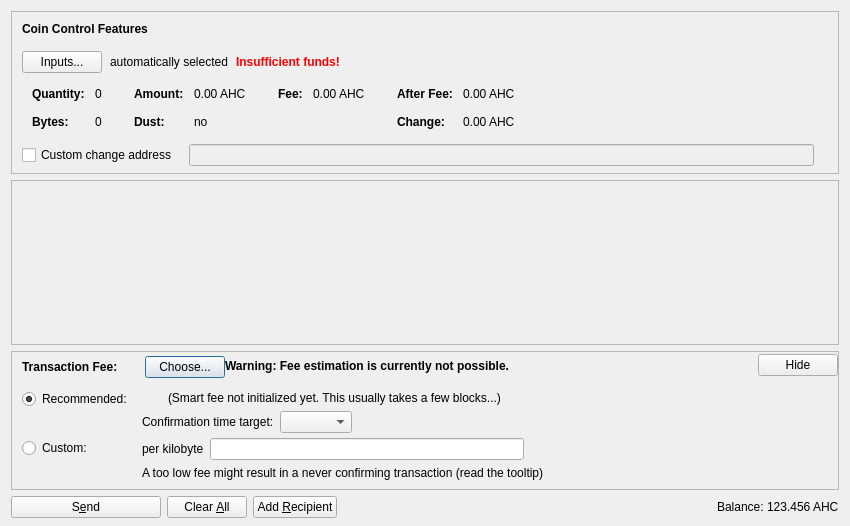
<?xml version="1.0" encoding="UTF-8"?>
<ui version="4.0">
 <class>SendCoinsDialog</class>
 <widget class="QDialog" name="SendCoinsDialog">
  <property name="geometry">
   <rect>
    <x>0</x>
    <y>0</y>
    <width>850</width>
    <height>526</height>
   </rect>
  </property>
  <property name="windowTitle">
   <string>Send Coins</string>
  </property>
  <layout class="QVBoxLayout" name="verticalLayout" stretch="0,1,0,0">
   <property name="bottomMargin">
    <number>8</number>
   </property>
   <item>
    <widget class="QFrame" name="frameCoinControl">
     <property name="sizePolicy">
      <sizepolicy hsizetype="Expanding" vsizetype="Expanding">
       <horstretch>0</horstretch>
       <verstretch>0</verstretch>
      </sizepolicy>
     </property>
     <property name="maximumSize">
      <size>
       <width>16777215</width>
       <height>16777215</height>
      </size>
     </property>
     <property name="frameShape">
      <enum>QFrame::StyledPanel</enum>
     </property>
     <property name="frameShadow">
      <enum>QFrame::Sunken</enum>
     </property>
     <layout class="QVBoxLayout" name="verticalLayoutCoinControl2">
      <property name="spacing">
       <number>0</number>
      </property>
      <property name="leftMargin">
       <number>0</number>
      </property>
      <property name="topMargin">
       <number>0</number>
      </property>
      <property name="rightMargin">
       <number>0</number>
      </property>
      <property name="bottomMargin">
       <number>6</number>
      </property>
      <item>
       <layout class="QVBoxLayout" name="verticalLayoutCoinControl" stretch="0,0,0,0,1">
        <property name="spacing">
         <number>0</number>
        </property>
        <property name="leftMargin">
         <number>10</number>
        </property>
        <property name="topMargin">
         <number>10</number>
        </property>
        <item>
         <layout class="QHBoxLayout" name="horizontalLayoutCoinControl1">
          <property name="bottomMargin">
           <number>15</number>
          </property>
          <item>
           <widget class="QLabel" name="labelCoinControlFeatures">
            <property name="sizePolicy">
             <sizepolicy hsizetype="Preferred" vsizetype="Maximum">
              <horstretch>0</horstretch>
              <verstretch>0</verstretch>
             </sizepolicy>
            </property>
            <property name="font">
             <font>
              <weight>75</weight>
              <bold>true</bold>
             </font>
            </property>
            <property name="styleSheet">
             <string notr="true">font-weight:bold;</string>
            </property>
            <property name="text">
             <string>Coin Control Features</string>
            </property>
           </widget>
          </item>
         </layout>
        </item>
        <item>
         <layout class="QHBoxLayout" name="horizontalLayoutCoinControl2" stretch="0,0,0,0">
          <property name="spacing">
           <number>8</number>
          </property>
          <property name="bottomMargin">
           <number>10</number>
          </property>
          <item>
           <widget class="QPushButton" name="pushButtonCoinControl">
            <property name="styleSheet">
             <string notr="true"/>
            </property>
            <property name="text">
             <string>Inputs...</string>
            </property>
            <property name="autoDefault">
             <bool>false</bool>
            </property>
           </widget>
          </item>
          <item>
           <widget class="QLabel" name="labelCoinControlAutomaticallySelected">
            <property name="text">
             <string>automatically selected</string>
            </property>
            <property name="margin">
             <number>5</number>
            </property>
           </widget>
          </item>
          <item>
           <widget class="QLabel" name="labelCoinControlInsuffFunds">
            <property name="font">
             <font>
              <weight>75</weight>
              <bold>true</bold>
             </font>
            </property>
            <property name="styleSheet">
             <string notr="true">color:red;font-weight:bold;</string>
            </property>
            <property name="text">
             <string>Insufficient funds!</string>
            </property>
            <property name="margin">
             <number>5</number>
            </property>
           </widget>
          </item>
          <item>
           <spacer name="horizontalSpacerCoinControl">
            <property name="orientation">
             <enum>Qt::Horizontal</enum>
            </property>
            <property name="sizeHint" stdset="0">
             <size>
              <width>40</width>
              <height>1</height>
             </size>
            </property>
           </spacer>
          </item>
         </layout>
        </item>
        <item>
         <widget class="QWidget" name="widgetCoinControl" native="true">
          <property name="sizePolicy">
           <sizepolicy hsizetype="Preferred" vsizetype="Preferred">
            <horstretch>0</horstretch>
            <verstretch>0</verstretch>
           </sizepolicy>
          </property>
          <property name="minimumSize">
           <size>
            <width>0</width>
            <height>0</height>
           </size>
          </property>
          <property name="styleSheet">
           <string notr="true"/>
          </property>
          <layout class="QHBoxLayout" name="horizontalLayoutCoinControl5">
           <property name="leftMargin">
            <number>0</number>
           </property>
           <property name="topMargin">
            <number>0</number>
           </property>
           <property name="rightMargin">
            <number>0</number>
           </property>
           <property name="bottomMargin">
            <number>0</number>
           </property>
           <item>
            <layout class="QHBoxLayout" name="horizontalLayoutCoinControl3" stretch="0,0,0,1">
             <property name="spacing">
              <number>20</number>
             </property>
             <property name="topMargin">
              <number>0</number>
             </property>
             <property name="bottomMargin">
              <number>10</number>
             </property>
             <item>
              <layout class="QFormLayout" name="formLayoutCoinControl1">
               <property name="horizontalSpacing">
                <number>10</number>
               </property>
               <property name="verticalSpacing">
                <number>14</number>
               </property>
               <property name="leftMargin">
                <number>10</number>
               </property>
               <property name="topMargin">
                <number>4</number>
               </property>
               <property name="rightMargin">
                <number>6</number>
               </property>
               <item row="0" column="0">
                <widget class="QLabel" name="labelCoinControlQuantityText">
                 <property name="font">
                  <font>
                   <weight>75</weight>
                   <bold>true</bold>
                  </font>
                 </property>
                 <property name="text">
                  <string>Quantity:</string>
                 </property>
                 <property name="margin">
                  <number>0</number>
                 </property>
                </widget>
               </item>
               <item row="0" column="1">
                <widget class="QLabel" name="labelCoinControlQuantity">
                 <property name="cursor">
                  <cursorShape>IBeamCursor</cursorShape>
                 </property>
                 <property name="contextMenuPolicy">
                  <enum>Qt::ActionsContextMenu</enum>
                 </property>
                 <property name="text">
                  <string notr="true">0</string>
                 </property>
                 <property name="margin">
                  <number>0</number>
                 </property>
                 <property name="textInteractionFlags">
                  <set>Qt::LinksAccessibleByMouse|Qt::TextSelectableByKeyboard|Qt::TextSelectableByMouse</set>
                 </property>
                </widget>
               </item>
               <item row="1" column="0">
                <widget class="QLabel" name="labelCoinControlBytesText">
                 <property name="font">
                  <font>
                   <weight>75</weight>
                   <bold>true</bold>
                  </font>
                 </property>
                 <property name="text">
                  <string>Bytes:</string>
                 </property>
                </widget>
               </item>
               <item row="1" column="1">
                <widget class="QLabel" name="labelCoinControlBytes">
                 <property name="cursor">
                  <cursorShape>IBeamCursor</cursorShape>
                 </property>
                 <property name="contextMenuPolicy">
                  <enum>Qt::ActionsContextMenu</enum>
                 </property>
                 <property name="text">
                  <string notr="true">0</string>
                 </property>
                 <property name="textInteractionFlags">
                  <set>Qt::LinksAccessibleByMouse|Qt::TextSelectableByKeyboard|Qt::TextSelectableByMouse</set>
                 </property>
                </widget>
               </item>
              </layout>
             </item>
             <item>
              <layout class="QFormLayout" name="formLayoutCoinControl2">
               <property name="horizontalSpacing">
                <number>10</number>
               </property>
               <property name="verticalSpacing">
                <number>14</number>
               </property>
               <property name="leftMargin">
                <number>6</number>
               </property>
               <property name="topMargin">
                <number>4</number>
               </property>
               <property name="rightMargin">
                <number>6</number>
               </property>
               <item row="0" column="0">
                <widget class="QLabel" name="labelCoinControlAmountText">
                 <property name="font">
                  <font>
                   <weight>75</weight>
                   <bold>true</bold>
                  </font>
                 </property>
                 <property name="text">
                  <string>Amount:</string>
                 </property>
                 <property name="margin">
                  <number>0</number>
                 </property>
                </widget>
               </item>
               <item row="0" column="1">
                <widget class="QLabel" name="labelCoinControlAmount">
                 <property name="cursor">
                  <cursorShape>IBeamCursor</cursorShape>
                 </property>
                 <property name="contextMenuPolicy">
                  <enum>Qt::ActionsContextMenu</enum>
                 </property>
                 <property name="text">
                  <string notr="true">0.00 AHC</string>
                 </property>
                 <property name="textInteractionFlags">
                  <set>Qt::LinksAccessibleByMouse|Qt::TextSelectableByKeyboard|Qt::TextSelectableByMouse</set>
                 </property>
                </widget>
               </item>
               <item row="1" column="0">
                <widget class="QLabel" name="labelCoinControlLowOutputText">
                 <property name="font">
                  <font>
                   <weight>75</weight>
                   <bold>true</bold>
                  </font>
                 </property>
                 <property name="text">
                  <string>Dust:</string>
                 </property>
                </widget>
               </item>
               <item row="1" column="1">
                <widget class="QLabel" name="labelCoinControlLowOutput">
                 <property name="cursor">
                  <cursorShape>IBeamCursor</cursorShape>
                 </property>
                 <property name="contextMenuPolicy">
                  <enum>Qt::ActionsContextMenu</enum>
                 </property>
                 <property name="text">
                  <string notr="true">no</string>
                 </property>
                 <property name="textInteractionFlags">
                  <set>Qt::LinksAccessibleByMouse|Qt::TextSelectableByKeyboard|Qt::TextSelectableByMouse</set>
                 </property>
                </widget>
               </item>
              </layout>
             </item>
             <item>
              <layout class="QFormLayout" name="formLayoutCoinControl3">
               <property name="horizontalSpacing">
                <number>10</number>
               </property>
               <property name="verticalSpacing">
                <number>14</number>
               </property>
               <property name="leftMargin">
                <number>6</number>
               </property>
               <property name="topMargin">
                <number>4</number>
               </property>
               <property name="rightMargin">
                <number>6</number>
               </property>
               <item row="0" column="0">
                <widget class="QLabel" name="labelCoinControlFeeText">
                 <property name="font">
                  <font>
                   <weight>75</weight>
                   <bold>true</bold>
                  </font>
                 </property>
                 <property name="text">
                  <string>Fee:</string>
                 </property>
                 <property name="margin">
                  <number>0</number>
                 </property>
                </widget>
               </item>
               <item row="0" column="1">
                <widget class="QLabel" name="labelCoinControlFee">
                 <property name="cursor">
                  <cursorShape>IBeamCursor</cursorShape>
                 </property>
                 <property name="contextMenuPolicy">
                  <enum>Qt::ActionsContextMenu</enum>
                 </property>
                 <property name="text">
                  <string notr="true">0.00 AHC</string>
                 </property>
                 <property name="textInteractionFlags">
                  <set>Qt::LinksAccessibleByMouse|Qt::TextSelectableByKeyboard|Qt::TextSelectableByMouse</set>
                 </property>
                </widget>
               </item>
              </layout>
             </item>
             <item>
              <layout class="QFormLayout" name="formLayoutCoinControl4">
               <property name="horizontalSpacing">
                <number>10</number>
               </property>
               <property name="verticalSpacing">
                <number>14</number>
               </property>
               <property name="leftMargin">
                <number>6</number>
               </property>
               <property name="topMargin">
                <number>4</number>
               </property>
               <property name="rightMargin">
                <number>6</number>
               </property>
               <item row="0" column="0">
                <widget class="QLabel" name="labelCoinControlAfterFeeText">
                 <property name="font">
                  <font>
                   <weight>75</weight>
                   <bold>true</bold>
                  </font>
                 </property>
                 <property name="text">
                  <string>After Fee:</string>
                 </property>
                 <property name="margin">
                  <number>0</number>
                 </property>
                </widget>
               </item>
               <item row="0" column="1">
                <widget class="QLabel" name="labelCoinControlAfterFee">
                 <property name="cursor">
                  <cursorShape>IBeamCursor</cursorShape>
                 </property>
                 <property name="contextMenuPolicy">
                  <enum>Qt::ActionsContextMenu</enum>
                 </property>
                 <property name="text">
                  <string notr="true">0.00 AHC</string>
                 </property>
                 <property name="textInteractionFlags">
                  <set>Qt::LinksAccessibleByMouse|Qt::TextSelectableByKeyboard|Qt::TextSelectableByMouse</set>
                 </property>
                </widget>
               </item>
               <item row="1" column="0">
                <widget class="QLabel" name="labelCoinControlChangeText">
                 <property name="font">
                  <font>
                   <weight>75</weight>
                   <bold>true</bold>
                  </font>
                 </property>
                 <property name="text">
                  <string>Change:</string>
                 </property>
                </widget>
               </item>
               <item row="1" column="1">
                <widget class="QLabel" name="labelCoinControlChange">
                 <property name="cursor">
                  <cursorShape>IBeamCursor</cursorShape>
                 </property>
                 <property name="contextMenuPolicy">
                  <enum>Qt::ActionsContextMenu</enum>
                 </property>
                 <property name="text">
                  <string notr="true">0.00 AHC</string>
                 </property>
                 <property name="textInteractionFlags">
                  <set>Qt::LinksAccessibleByMouse|Qt::TextSelectableByKeyboard|Qt::TextSelectableByMouse</set>
                 </property>
                </widget>
               </item>
              </layout>
             </item>
            </layout>
           </item>
          </layout>
         </widget>
        </item>
        <item>
         <layout class="QHBoxLayout" name="horizontalLayoutCoinControl4" stretch="0,0,0">
          <property name="spacing">
           <number>12</number>
          </property>
          <property name="sizeConstraint">
           <enum>QLayout::SetDefaultConstraint</enum>
          </property>
          <property name="topMargin">
           <number>5</number>
          </property>
          <property name="rightMargin">
           <number>5</number>
          </property>
          <item>
           <widget class="QCheckBox" name="checkBoxCoinControlChange">
            <property name="toolTip">
             <string>If this is activated, but the change address is empty or invalid, change will be sent to a newly generated address.</string>
            </property>
            <property name="text">
             <string>Custom change address</string>
            </property>
           </widget>
          </item>
          <item>
           <widget class="QValidatedLineEdit" name="lineEditCoinControlChange">
            <property name="enabled">
             <bool>false</bool>
            </property>
            <property name="sizePolicy">
             <sizepolicy hsizetype="Expanding" vsizetype="Fixed">
              <horstretch>0</horstretch>
              <verstretch>0</verstretch>
             </sizepolicy>
            </property>
           </widget>
          </item>
          <item>
           <widget class="QLabel" name="labelCoinControlChangeLabel">
            <property name="sizePolicy">
             <sizepolicy hsizetype="Preferred" vsizetype="Expanding">
              <horstretch>0</horstretch>
              <verstretch>0</verstretch>
             </sizepolicy>
            </property>
            <property name="minimumSize">
             <size>
              <width>0</width>
              <height>0</height>
             </size>
            </property>
            <property name="text">
             <string/>
            </property>
            <property name="margin">
             <number>3</number>
            </property>
           </widget>
          </item>
         </layout>
        </item>
        <item>
         <spacer name="verticalSpacerCoinControl">
          <property name="orientation">
           <enum>Qt::Vertical</enum>
          </property>
          <property name="sizeHint" stdset="0">
           <size>
            <width>800</width>
            <height>1</height>
           </size>
          </property>
         </spacer>
        </item>
       </layout>
      </item>
     </layout>
    </widget>
   </item>
   <item>
    <widget class="QScrollArea" name="scrollArea">
     <property name="widgetResizable">
      <bool>true</bool>
     </property>
     <widget class="QWidget" name="scrollAreaWidgetContents">
      <property name="geometry">
       <rect>
        <x>0</x>
        <y>0</y>
        <width>830</width>
        <height>104</height>
       </rect>
      </property>
      <layout class="QVBoxLayout" name="verticalLayout_2" stretch="0,1">
       <property name="leftMargin">
        <number>0</number>
       </property>
       <property name="topMargin">
        <number>0</number>
       </property>
       <property name="rightMargin">
        <number>0</number>
       </property>
       <property name="bottomMargin">
        <number>0</number>
       </property>
       <item>
        <layout class="QVBoxLayout" name="entries">
         <property name="spacing">
          <number>6</number>
         </property>
        </layout>
       </item>
       <item>
        <spacer name="verticalSpacer">
         <property name="orientation">
          <enum>Qt::Vertical</enum>
         </property>
         <property name="sizeHint" stdset="0">
          <size>
           <width>20</width>
           <height>40</height>
          </size>
         </property>
        </spacer>
       </item>
      </layout>
     </widget>
    </widget>
   </item>
   <item>
    <widget class="QFrame" name="frameFee">
     <property name="sizePolicy">
      <sizepolicy hsizetype="Expanding" vsizetype="Expanding">
       <horstretch>0</horstretch>
       <verstretch>0</verstretch>
      </sizepolicy>
     </property>
     <property name="maximumSize">
      <size>
       <width>16777215</width>
       <height>16777215</height>
      </size>
     </property>
     <property name="frameShape">
      <enum>QFrame::StyledPanel</enum>
     </property>
     <property name="frameShadow">
      <enum>QFrame::Sunken</enum>
     </property>
     <layout class="QVBoxLayout" name="verticalLayoutFee1">
      <property name="spacing">
       <number>0</number>
      </property>
      <property name="leftMargin">
       <number>0</number>
      </property>
      <property name="topMargin">
       <number>0</number>
      </property>
      <property name="rightMargin">
       <number>0</number>
      </property>
      <property name="bottomMargin">
       <number>0</number>
      </property>
      <item>
       <layout class="QVBoxLayout" name="verticalLayoutFee2" stretch="0,0,0">
        <property name="spacing">
         <number>0</number>
        </property>
        <property name="leftMargin">
         <number>10</number>
        </property>
        <property name="topMargin">
         <number>0</number>
        </property>
        <item>
         <layout class="QHBoxLayout" name="horizontalLayoutFee1">
          <property name="bottomMargin">
           <number>0</number>
          </property>
          <item>
           <layout class="QVBoxLayout" name="verticalLayoutFee7">
            <property name="spacing">
             <number>0</number>
            </property>
            <item>
             <spacer name="verticalSpacerSmartFee">
              <property name="orientation">
               <enum>Qt::Vertical</enum>
              </property>
              <property name="sizeType">
               <enum>QSizePolicy::Fixed</enum>
              </property>
              <property name="sizeHint" stdset="0">
               <size>
                <width>1</width>
                <height>4</height>
               </size>
              </property>
             </spacer>
            </item>
            <item>
             <layout class="QHBoxLayout" name="horizontalLayoutSmartFee">
              <property name="spacing">
               <number>10</number>
              </property>
              <item>
               <widget class="QLabel" name="labelFeeHeadline">
                <property name="sizePolicy">
                 <sizepolicy hsizetype="Preferred" vsizetype="Maximum">
                  <horstretch>0</horstretch>
                  <verstretch>0</verstretch>
                 </sizepolicy>
                </property>
                <property name="font">
                 <font>
                  <weight>75</weight>
                  <bold>true</bold>
                 </font>
                </property>
                <property name="styleSheet">
                 <string notr="true">font-weight:bold;</string>
                </property>
                <property name="text">
                 <string>Transaction Fee:</string>
                </property>
               </widget>
              </item>
              <item>
               <widget class="QLabel" name="labelFeeMinimized">
                <property name="text">
                 <string/>
                </property>
               </widget>
              </item>
              <item>
               <widget class="QPushButton" name="buttonChooseFee">
                <property name="text">
                 <string>Choose...</string>
                </property>
               </widget>
              </item>
             </layout>
            </item>
            <item>
             <spacer name="verticalSpacer_5">
              <property name="orientation">
               <enum>Qt::Vertical</enum>
              </property>
              <property name="sizeHint" stdset="0">
               <size>
                <width>1</width>
                <height>1</height>
               </size>
              </property>
             </spacer>
            </item>
           </layout>
          </item>
          <item>
           <widget class="QLabel" name="fallbackFeeWarningLabel">
            <property name="toolTip">
             <string>Using the fallbackfee can result in sending a transaction that will take several hours or days (or never) to confirm. Consider choosing your fee manually or wait until you have validated the complete chain.</string>
            </property>
            <property name="font">
            <font>
                <weight>75</weight>
                <bold>true</bold>
            </font>
            </property>
            <property name="text">
             <string>Warning: Fee estimation is currently not possible.</string>
            </property>
            <property name="wordWrap">
             <bool>false</bool>
            </property>
           </widget>
          </item>
          <item>
           <spacer name="horizontalSpacer_4">
            <property name="orientation">
             <enum>Qt::Horizontal</enum>
            </property>
            <property name="sizeType">
             <enum>QSizePolicy::MinimumExpanding</enum>
            </property>
            <property name="sizeHint" stdset="0">
             <size>
              <width>40</width>
              <height>20</height>
             </size>
            </property>
           </spacer>
          </item>
          <item>
           <widget class="QPushButton" name="buttonMinimizeFee">
            <property name="toolTip">
             <string>collapse fee-settings</string>
            </property>
            <property name="text">
             <string>Hide</string>
            </property>
           </widget>
          </item>
         </layout>
        </item>
        <item>
         <widget class="QFrame" name="frameFeeSelection">
          <layout class="QVBoxLayout" name="verticalLayoutFee12">
           <property name="spacing">
            <number>0</number>
           </property>
           <property name="leftMargin">
            <number>0</number>
           </property>
           <property name="topMargin">
            <number>0</number>
           </property>
           <property name="rightMargin">
            <number>0</number>
           </property>
           <property name="bottomMargin">
            <number>0</number>
           </property>
           <item>
            <layout class="QGridLayout" name="gridLayoutFee">
             <property name="topMargin">
              <number>10</number>
             </property>
             <property name="bottomMargin">
              <number>4</number>
             </property>
             <property name="horizontalSpacing">
              <number>10</number>
             </property>
             <property name="verticalSpacing">
              <number>4</number>
             </property>
             <item row="1" column="1">
              <layout class="QVBoxLayout" name="verticalLayoutFee8">
               <property name="spacing">
                <number>6</number>
               </property>
               <item>
                <layout class="QHBoxLayout" name="horizontalLayoutFee13">
                 <item>
                  <widget class="QLabel" name="labelCustomPerKilobyte">
                   <property name="toolTip">
                    <string>Specify a custom fee per kB (1,000 bytes) of the transaction's virtual size.

Note:  Since the fee is calculated on a per-byte basis, a fee of "100 satoshis per kB" for a transaction size of 500 bytes (half of 1 kB) would ultimately yield a fee of only 50 satoshis.</string>
                   </property>
                   <property name="text">
                    <string>per kilobyte</string>
                   </property>
                  </widget>
                 </item>
                 <item>
                  <widget class="BitcoinAmountField" name="customFee"/>
                 </item>
                 <item>
                  <spacer name="horizontalSpacer_6">
                   <property name="orientation">
                    <enum>Qt::Horizontal</enum>
                   </property>
                   <property name="sizeHint" stdset="0">
                    <size>
                     <width>1</width>
                     <height>1</height>
                    </size>
                   </property>
                  </spacer>
                 </item>
                </layout>
               </item>
               <item>
                <layout class="QHBoxLayout" name="horizontalLayoutFee8">
                 <item>
                  <widget class="QLabel" name="labelCustomFeeWarning">
                   <property name="enabled">
                    <bool>true</bool>
                   </property>
                   <property name="toolTip">
                    <string>When there is less transaction volume than space in the blocks, miners as well as relaying nodes may enforce a minimum fee. Paying only this minimum fee is just fine, but be aware that this can result in a never confirming transaction once there is more demand for aglehcoin transactions than the network can process.</string>
                   </property>
                   <property name="text">
                    <string>A too low fee might result in a never confirming transaction (read the tooltip)</string>
                   </property>
                  </widget>
                 </item>
                 <item>
                  <spacer name="horizontalSpacer_2">
                   <property name="orientation">
                    <enum>Qt::Horizontal</enum>
                   </property>
                   <property name="sizeHint" stdset="0">
                    <size>
                     <width>1</width>
                     <height>1</height>
                    </size>
                   </property>
                  </spacer>
                 </item>
                </layout>
               </item>
              </layout>
             </item>
             <item row="0" column="0">
              <layout class="QVBoxLayout" name="verticalLayoutFee4" stretch="0,1">
               <item>
                <widget class="QRadioButton" name="radioSmartFee">
                 <property name="text">
                  <string>Recommended:</string>
                 </property>
                 <property name="checked">
                  <bool>true</bool>
                 </property>
                 <attribute name="buttonGroup">
                  <string notr="true">groupFee</string>
                 </attribute>
                </widget>
               </item>
               <item>
                <spacer name="verticalSpacer_2">
                 <property name="orientation">
                  <enum>Qt::Vertical</enum>
                 </property>
                 <property name="sizeHint" stdset="0">
                  <size>
                   <width>1</width>
                   <height>1</height>
                  </size>
                 </property>
                </spacer>
               </item>
              </layout>
             </item>
             <item row="1" column="0">
              <layout class="QVBoxLayout" name="verticalLayoutFee9" stretch="0,1">
               <item>
                <widget class="QRadioButton" name="radioCustomFee">
                 <property name="text">
                  <string>Custom:</string>
                 </property>
                 <attribute name="buttonGroup">
                  <string notr="true">groupFee</string>
                 </attribute>
                </widget>
               </item>
               <item>
                <spacer name="verticalSpacer_6">
                 <property name="orientation">
                  <enum>Qt::Vertical</enum>
                 </property>
                 <property name="sizeHint" stdset="0">
                  <size>
                   <width>1</width>
                   <height>1</height>
                  </size>
                 </property>
                </spacer>
               </item>
              </layout>
             </item>
             <item row="0" column="1">
              <layout class="QVBoxLayout" name="verticalLayoutFee3" stretch="0,0,1">
               <property name="spacing">
                <number>6</number>
               </property>
               <property name="topMargin">
                <number>2</number>
               </property>
               <item>
                <layout class="QHBoxLayout" name="horizontalLayoutFee12">
                 <item>
                  <widget class="QLabel" name="labelSmartFee">
                   <property name="text">
                    <string/>
                   </property>
                  </widget>
                 </item>
                 <item>
                  <widget class="QLabel" name="labelFeeEstimation">
                   <property name="text">
                    <string/>
                   </property>
                  </widget>
                 </item>
                 <item>
                  <widget class="QLabel" name="labelSmartFee2">
                   <property name="text">
                    <string>(Smart fee not initialized yet. This usually takes a few blocks...)</string>
                   </property>
                  </widget>
                 </item>
                 <item>
                  <spacer name="horizontalSpacer_5">
                   <property name="orientation">
                    <enum>Qt::Horizontal</enum>
                   </property>
                   <property name="sizeHint" stdset="0">
                    <size>
                     <width>1</width>
                     <height>1</height>
                    </size>
                   </property>
                  </spacer>
                 </item>
                </layout>
               </item>
               <item>
                <layout class="QHBoxLayout" name="horizontalLayoutFee9">
                 <item>
                  <layout class="QVBoxLayout" name="verticalLayoutFee6">
                   <item>
                    <widget class="QLabel" name="labelSmartFee3">
                     <property name="text">
                      <string>Confirmation time target:</string>
                     </property>
                    </widget>
                   </item>
                  </layout>
                 </item>
                 <item>
                  <layout class="QVBoxLayout" name="verticalLayoutFee5">
                   <property name="rightMargin">
                    <number>30</number>
                   </property>
                   <item>
                    <layout class="QHBoxLayout" name="horizontalLayoutConfTarget">
                     <property name="bottomMargin">
                      <number>0</number>
                     </property>
                     <item>
                      <widget class="QComboBox" name="confTargetSelector"/>
                     </item>
                     <item>
                      <spacer name="horizontalSpacerConfTarget">
                       <property name="orientation">
                        <enum>Qt::Horizontal</enum>
                       </property>
                       <property name="sizeHint" stdset="0">
                        <size>
                         <width>40</width>
                         <height>20</height>
                        </size>
                       </property>
                      </spacer>
                     </item>
                    </layout>
                   </item>
                  </layout>
                 </item>
                </layout>
               </item>
               <item>
                <spacer name="verticalSpacer_4">
                 <property name="orientation">
                  <enum>Qt::Vertical</enum>
                 </property>
                 <property name="sizeHint" stdset="0">
                  <size>
                   <width>1</width>
                   <height>1</height>
                  </size>
                 </property>
                </spacer>
               </item>
              </layout>
             </item>
            </layout>
           </item>
          </layout>
         </widget>
        </item>
        <item>
         <spacer name="verticalSpacerFee">
          <property name="orientation">
           <enum>Qt::Vertical</enum>
          </property>
          <property name="sizeHint" stdset="0">
           <size>
            <width>40</width>
            <height>5</height>
           </size>
          </property>
         </spacer>
        </item>
       </layout>
      </item>
     </layout>
    </widget>
   </item>
   <item>
    <layout class="QHBoxLayout" name="horizontalLayout">
     <item>
      <widget class="QPushButton" name="sendButton">
       <property name="minimumSize">
        <size>
         <width>150</width>
         <height>0</height>
        </size>
       </property>
       <property name="toolTip">
        <string>Confirm the send action</string>
       </property>
       <property name="text">
        <string>S&amp;end</string>
       </property>
       <property name="icon">
        <iconset resource="../bitcoin.qrc">
         <normaloff>:/icons/send</normaloff>:/icons/send</iconset>
       </property>
       <property name="autoDefault">
        <bool>false</bool>
       </property>
       <property name="default">
        <bool>false</bool>
       </property>
      </widget>
     </item>
     <item>
      <widget class="QPushButton" name="clearButton">
       <property name="sizePolicy">
        <sizepolicy hsizetype="Minimum" vsizetype="Fixed">
         <horstretch>0</horstretch>
         <verstretch>0</verstretch>
        </sizepolicy>
       </property>
       <property name="toolTip">
        <string>Clear all fields of the form.</string>
       </property>
       <property name="text">
        <string>Clear &amp;All</string>
       </property>
       <property name="icon">
        <iconset resource="../bitcoin.qrc">
         <normaloff>:/icons/remove</normaloff>:/icons/remove</iconset>
       </property>
       <property name="autoDefault">
        <bool>false</bool>
       </property>
      </widget>
     </item>
     <item>
      <widget class="QPushButton" name="addButton">
       <property name="toolTip">
        <string>Send to multiple recipients at once</string>
       </property>
       <property name="text">
        <string>Add &amp;Recipient</string>
       </property>
       <property name="icon">
        <iconset resource="../bitcoin.qrc">
         <normaloff>:/icons/add</normaloff>:/icons/add</iconset>
       </property>
       <property name="autoDefault">
        <bool>false</bool>
       </property>
      </widget>
     </item>
     <item>
      <spacer name="horizontalSpacer">
       <property name="orientation">
        <enum>Qt::Horizontal</enum>
       </property>
       <property name="sizeHint" stdset="0">
        <size>
         <width>40</width>
         <height>20</height>
        </size>
       </property>
      </spacer>
     </item>
     <item>
      <layout class="QHBoxLayout" name="horizontalLayout_2">
       <property name="spacing">
        <number>3</number>
       </property>
       <item>
        <widget class="QLabel" name="label">
         <property name="sizePolicy">
          <sizepolicy hsizetype="Preferred" vsizetype="Fixed">
           <horstretch>0</horstretch>
           <verstretch>0</verstretch>
          </sizepolicy>
         </property>
         <property name="text">
          <string>Balance:</string>
         </property>
        </widget>
       </item>
       <item>
        <widget class="QLabel" name="labelBalance">
         <property name="sizePolicy">
          <sizepolicy hsizetype="Preferred" vsizetype="Fixed">
           <horstretch>0</horstretch>
           <verstretch>0</verstretch>
          </sizepolicy>
         </property>
         <property name="cursor">
          <cursorShape>IBeamCursor</cursorShape>
         </property>
         <property name="text">
          <string notr="true">123.456 AHC</string>
         </property>
         <property name="textInteractionFlags">
          <set>Qt::LinksAccessibleByMouse|Qt::TextSelectableByKeyboard|Qt::TextSelectableByMouse</set>
         </property>
        </widget>
       </item>
      </layout>
     </item>
    </layout>
   </item>
  </layout>
 </widget>
 <customwidgets>
  <customwidget>
   <class>QValidatedLineEdit</class>
   <extends>QLineEdit</extends>
   <header>qt/qvalidatedlineedit.h</header>
  </customwidget>
  <customwidget>
   <class>BitcoinAmountField</class>
   <extends>QLineEdit</extends>
   <header>qt/bitcoinamountfield.h</header>
   <container>1</container>
  </customwidget>
 </customwidgets>
 <resources>
  <include location="../bitcoin.qrc"/>
 </resources>
 <connections/>
 <buttongroups>
  <buttongroup name="groupFee"/>
 </buttongroups>
</ui>
